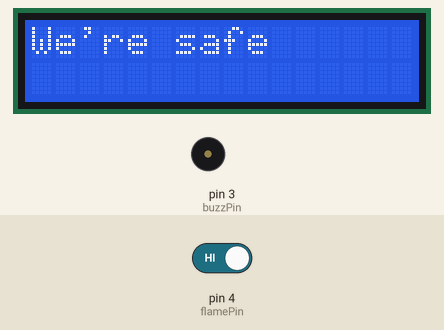
Bench run of a sketch on a simulated Arduino Uno, built with avr-gcc and run on an emulated ATmega328P. Shown: 16×2 character LCD, buzzer (waves = sounding, pin HIGH). Inputs (shaded band) come from the test bench; at power-on: pin 4 (flamePin) HIGH. What the sketch prints to the serial monitor is not drawn.

Above: at 1.2 s.
1.3 s: pin 4 (flamePin) driven LOW
At 3.2 s:
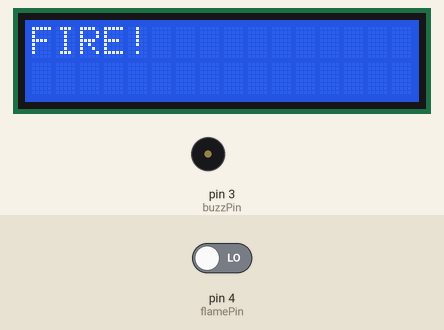
4.3 s: pin 4 (flamePin) driven HIGH
At 5.3 s:
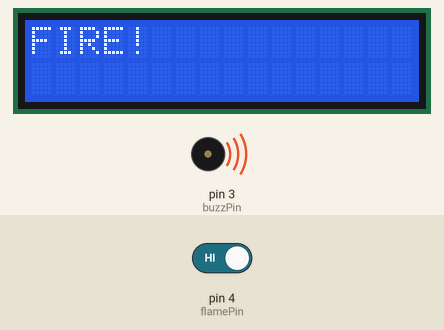
Timing chart, 0 to 7.3 s (numbered marks = the images above; inputs shaded):
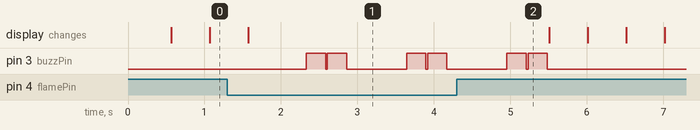

The sketch:

Fire_Alarm_System.ino
```cpp
#include <LiquidCrystal.h>
int rs = 7;
int en = 8;
int d4 = 9;
int d5 = 10;
int d6 = 11;
int d7 = 12;
LiquidCrystal lcd(rs, en, d4, d5, d6, d7);

int flamePin = 4;
int buzzPin = 3;
int flameVal;
int dt = 250;
int dt2 = 25;

void setup() {
  // put your setup code here, to run once:
lcd.begin(16,2);
Serial.begin(9600);
pinMode(flamePin,INPUT);
pinMode(buzzPin,OUTPUT);
}

void loop() {
  // put your main code here, to run repeatedly:
flameVal=digitalRead(flamePin);
Serial.println(flameVal);

if (flameVal == 0){
  lcd.setCursor(0,0);
  lcd.print("FIRE!");
  delay(dt);
  lcd.clear();

  lcd.setCursor(0,0);
  lcd.print("FIRE!");
  delay(dt);
  lcd.clear();

  lcd.setCursor(0,0);
  lcd.print("FIRE!");
  delay(dt);
  lcd.clear();

  lcd.setCursor(0,0);
  lcd.print("FIRE!");

  digitalWrite(buzzPin,HIGH);
  delay(dt);
  digitalWrite(buzzPin,LOW);
  delay(dt2);
  digitalWrite(buzzPin,HIGH);
  delay(dt);
  digitalWrite(buzzPin,LOW);
  delay(dt2);
}

if (flameVal == 1){
  lcd.setCursor(0,0);
  lcd.print("We're safe");
  digitalWrite(buzzPin,LOW);
  delay(500);
}
  lcd.clear();

}
```

Measured:
- after the input at 1.3 s, the display: first differs from a run without the input after 0.27 s (image 1)
- after the input at 4.3 s, pin 3 (buzzPin): goes on until 5.5 s, then stays LOW
